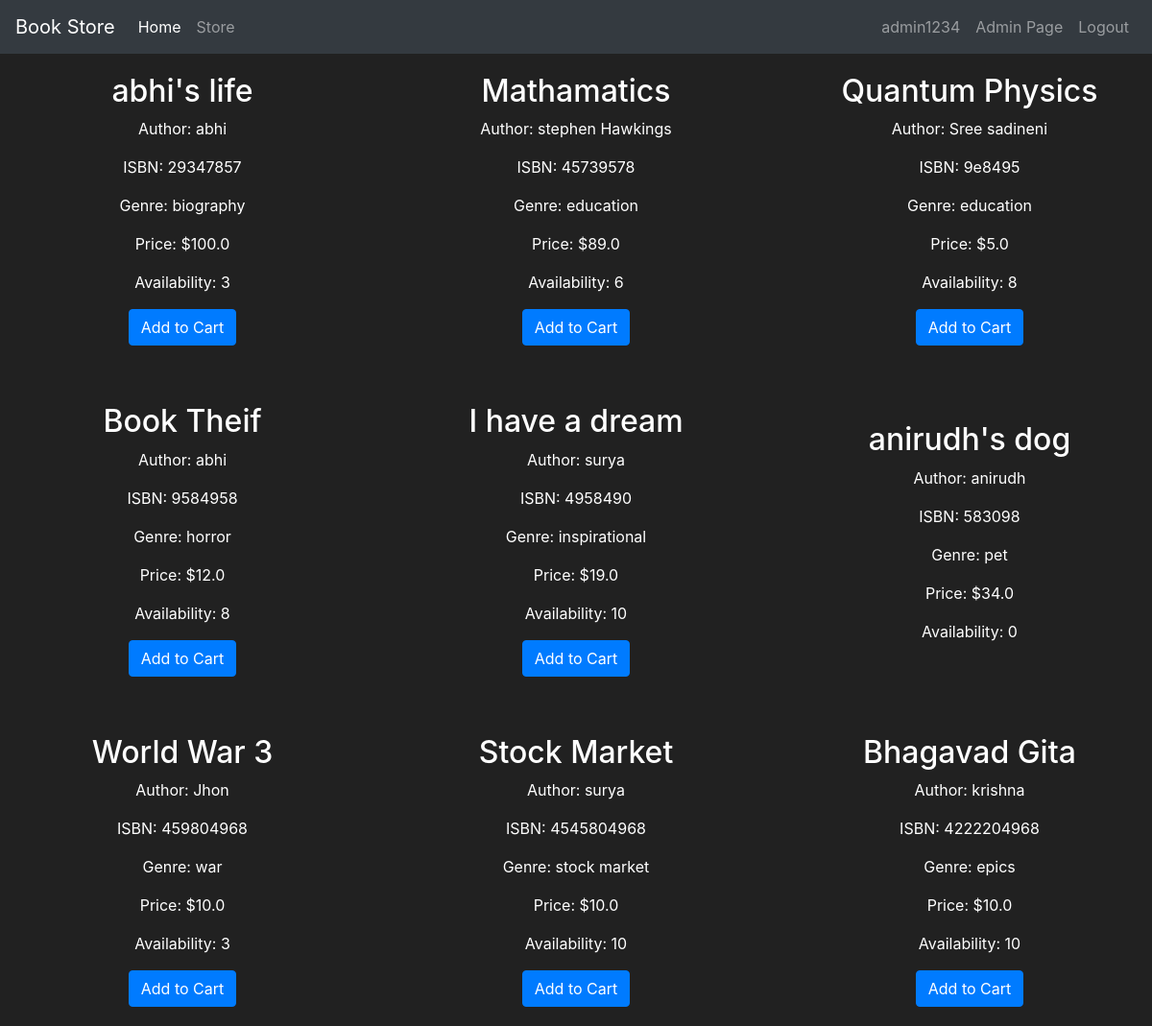
/store (signed in), run on the app's committed database.
### project/models/user_model.py (models this page shows, shortened)
class User(db.Model,UserMixin):
    id = db.Column(db.Integer(), primary_key=True)
    username = db.Column(db.String(length=30), nullable=False, unique=True)
    email_address = db.Column(db.String(length=50), nullable=False, unique=True)
    address = db.Column(db.String(),nullable = False)
    isadmin = db.Column(db.Boolean(),default = False)
    password_hash = db.Column(db.String(length=60), nullable=False)
    cart = db.relationship('Cart', backref='user', lazy=True, uselist = False)
    order = db.relationship('Order', backref='user', lazy=True, uselist = False)
    @property
    def password(self):
        return self.password

### project/models/Book_model.py (models this page shows, shortened)
class Book(db.Model):
    id = db.Column(db.Integer, primary_key=True)
    title = db.Column(db.String(255), nullable=False)
    author = db.Column(db.String(255), nullable=False)
    isbn = db.Column(db.String(20), unique=True, nullable=False)
    genre = db.Column(db.String(50))
    price = db.Column(db.Float, nullable=False)
    availability = db.Column(db.Integer, default=True)

### project/routes/storepage.py (the view)
@app.route("/store",methods =["GET"])
def show_books():
    form = AddToCart()
    books = Book.query.all()
    return render_template("store_page.html",books = books,form = form)

### project/models/user_model.py (called while the page is built)
@login_manager.user_loader
def load_user(user_id):
    return User.query.get(int(user_id))

### project/templates/store_page.html (shortened to what this page needs)
{% extends 'base.html' %}
{% block content %}
<div id="book-list" class="flex-container">
    {% for book in books %}
        <div class="book-item">
            <h2>{{ book.title }}</h2>
            <p>Author: {{ book.author }}</p>
            <p>ISBN: {{ book.isbn }}</p>
            <p>Genre: {{ book.genre }}</p>
            <p>Price: ${{ book.price }}</p>
            <p>Availability: {{ book.availability }}</p>
            {% if current_user.is_authenticated %}
                {% if book.availability %}
                    <form method="post">
                        <button type="submit" class="btn btn-primary">Add to Cart</button>
                    </form>
                {% endif %}
            {% else %}
                <a href="{{url_for('login')}}"><button class="btn btn-primary">Log In To Add to Cart</button></a>
            {% endif %}
        </div>
    {% endfor %}
</div>
{% endblock %}

### project/templates/base.html (shortened to what this page needs)
<!doctype html>
<html lang="en">
   <head>
      <link rel="stylesheet" href="https://cdn.jsdelivr.net/npm/bootstrap@4.5.3/dist/css/bootstrap.min.css">
   </head>
   <body>
    <nav class="navbar navbar-expand-md navbar-dark bg-dark">
      <a class="navbar-brand">Book Store</a>
      <div class="collapse navbar-collapse" id="navbarNav">
        <ul class="navbar-nav mr-auto">
            <li class="nav-item active">
                <a class="nav-link" href="{{url_for('home')}}">Home <span class="sr-only">(current)</span></a>
            </li>
            <li class="nav-item">
                <a class="nav-link" href="{{url_for('show_books')}}">Store</a>
            </li>
        </ul>
        {% if current_user.is_authenticated %}
          {% if current_user.isadmin %}
            <ul class="navbar-nav">
              <li class="nav-item">
                <a class="nav-link">{{current_user.username}}</a>
              </li>
              <li class="nav-item">
                <a class="nav-link" href="{{url_for('admin.index')}}">Admin Page</a>
              </li>
              <li class="nav-item">
                <a class="nav-link" href="{{url_for('logout')}}">Logout</a>
            </li>
            </ul>
          {% endif %}
        {% endif %}
      </div>
    </nav>
      {% block content %}
      {% endblock %}
   </body>
</html>

### project/templates/store_page.html (style rules this page uses)
body { background-color: #212121; color: white; }
.flex-container { display: flex; flex-wrap: wrap; gap: 20px; justify-content: space-between; }
.book-item { background-color: #212121; padding: 20px; flex: 0 0 calc(33.333% - 20px); box-sizing: border-box; display: flex; flex-direction: column; align-items: center; justify-content: center; }

### project/templates/base.html (style rules this page uses)
body { background-color: #212121; color: white }

### data on the page
User: username "admin1234"
Book: title "abhi's life", author "abhi", isbn "29347857", genre "biography", price "100.0", availability "3"
Book: title "Mathamatics", author "stephen Hawkings", isbn "45739578", genre "education", price "89.0", availability "6"
Book: title "Quantum Physics", author "Sree sadineni", isbn "9e8495", genre "education", price "5.0", availability "8"
Book: title "Book Theif", author "abhi", isbn "9584958", genre "horror", price "12.0", availability "8"
Book: title "I have a dream", author "surya", isbn "4958490", genre "inspirational", price "19.0", availability "10"
Book: title "anirudh's dog", author "anirudh", isbn "583098", genre "pet", price "34.0", availability "0"
Book: title "World War 3", author "Jhon", isbn "459804968", genre "war", price "10.0", availability "3"
Book: title "Stock Market", author "surya", isbn "4545804968", genre "stock market", price "10.0", availability "10"
Book: title "Bhagavad Gita", author "krishna", isbn "4222204968", genre "epics", price "10.0", availability "10"
